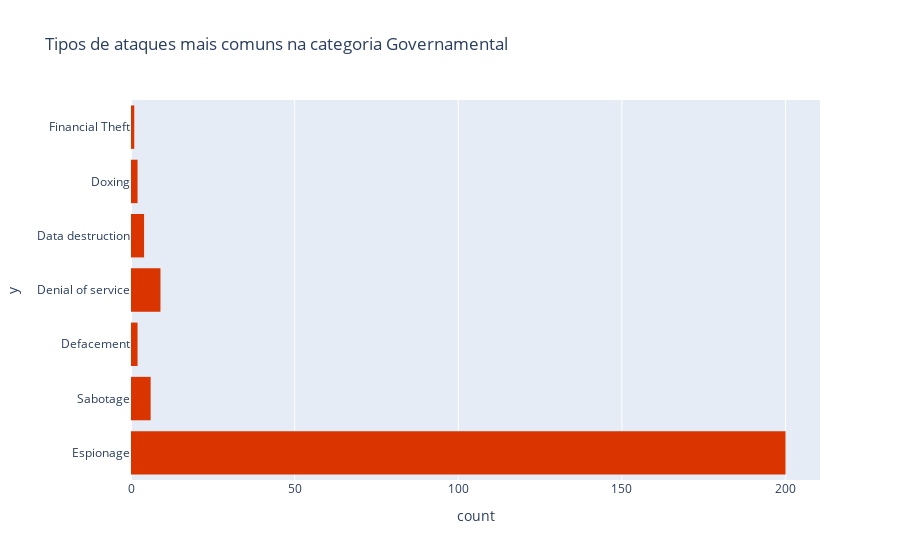

The notebook cell saved with this chart:
### Code cell
fig = px.histogram(y = data_gv["Type"], title = "Tipos de ataques mais comuns na categoria Governamental",
                   color_discrete_sequence = ["#da3501"])
fig.show()

### Figure 1 — Plotly figure (JSON) as saved in the notebook; plotly's stock layout.template omitted (floating-point values rounded to 4 significant figures; data arrays with more than 128 entries replaced by an {"elided": "..."} marker saying what was removed)
{"data": [{"alignmentgroup": "True", "bingroup": "y", "hovertemplate": "count=%{x}<br>y=%{y}<extra></extra>", "legendgroup": "", "marker": {"color": "#da3501"}, "name": "", "offsetgroup": "", "orientation": "h", "showlegend": false, "type": "histogram", "xaxis": "x", "y": {"elided": "240 str values"}, "yaxis": "y"}], "layout": {"barmode": "relative", "legend": {"tracegroupgap": 0}, "title": {"text": "Tipos de ataques mais comuns na categoria Governamental"}, "xaxis": {"anchor": "y", "domain": [0, 1], "title": {"text": "count"}}, "yaxis": {"anchor": "x", "domain": [0, 1], "title": {"text": "y"}}}}
